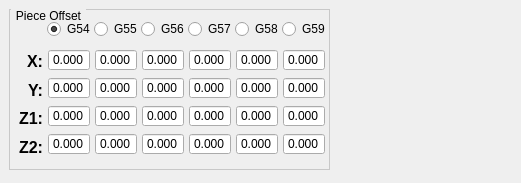
  <widget class="QWidget" name="PIECE_FRAME" native="true">
   <property name="geometry">
    <rect>
     <x>9</x>
     <y>179</y>
     <width>521</width>
     <height>183</height>
    </rect>
   </property>
   <widget class="QGroupBox" name="groupBox_2">
    <property name="geometry">
     <rect>
      <x>9</x>
      <y>9</y>
      <width>321</width>
      <height>161</height>
     </rect>
    </property>
    <property name="styleSheet">
     <string notr="true">QGroupBox {
	border-width:1px;
	border-style:solid;
	border-color: rgb(200, 200, 200);
	margin-top:3ex
}

QGroupBox::title {
	subcontrol-origin: margin;
	subcontrol-position:top left;
	left:2px;
	margin-left: 0px;
	padding:0 3px;
}</string>
    </property>
    <property name="title">
     <string>Piece Offset</string>
    </property>
    <layout class="QGridLayout" name="gridLayout">
     <property name="sizeConstraint">
      <enum>QLayout::SetDefaultConstraint</enum>
     </property>
     <property name="leftMargin">
      <number>5</number>
     </property>
     <property name="rightMargin">
      <number>2</number>
     </property>
     <property name="bottomMargin">
      <number>2</number>
     </property>
     <property name="spacing">
      <number>2</number>
     </property>
     <item row="0" column="0">
      <widget class="QLabel" name="label_3">
       <property name="text">
        <string/>
       </property>
      </widget>
     </item>
     <item row="1" column="3">
      <widget class="QWidget" name="group56" native="true">
       <layout class="QVBoxLayout" name="verticalLayout_8">
        <property name="spacing">
         <number>0</number>
        </property>
        <property name="leftMargin">
         <number>1</number>
        </property>
        <property name="topMargin">
         <number>2</number>
        </property>
        <property name="rightMargin">
         <number>2</number>
        </property>
        <property name="bottomMargin">
         <number>2</number>
        </property>
        <item>
         <widget class="QDoubleSpinBox" name="g56_x">
          <property name="wrapping">
           <bool>false</bool>
          </property>
          <property name="buttonSymbols">
           <enum>QAbstractSpinBox::NoButtons</enum>
          </property>
          <property name="accelerated">
           <bool>false</bool>
          </property>
          <property name="decimals">
           <number>3</number>
          </property>
          <property name="minimum">
           <double>-10000.000000000000000</double>
          </property>
          <property name="maximum">
           <double>10000.000000000000000</double>
          </property>
         </widget>
        </item>
        <item>
         <widget class="QDoubleSpinBox" name="g56_y">
          <property name="buttonSymbols">
           <enum>QAbstractSpinBox::NoButtons</enum>
          </property>
          <property name="decimals">
           <number>3</number>
          </property>
          <property name="minimum">
           <double>-10000.000000000000000</double>
          </property>
          <property name="maximum">
           <double>10000.000000000000000</double>
          </property>
         </widget>
        </item>
        <item>
         <widget class="QDoubleSpinBox" name="g56_z">
          <property name="buttonSymbols">
           <enum>QAbstractSpinBox::NoButtons</enum>
          </property>
          <property name="decimals">
           <number>3</number>
          </property>
          <property name="minimum">
           <double>-10000.000000000000000</double>
          </property>
          <property name="maximum">
           <double>10000.000000000000000</double>
          </property>
         </widget>
        </item>
        <item>
         <widget class="QDoubleSpinBox" name="g56_a">
          <property name="buttonSymbols">
           <enum>QAbstractSpinBox::NoButtons</enum>
          </property>
          <property name="decimals">
           <number>3</number>
          </property>
          <property name="minimum">
           <double>-10000.000000000000000</double>
          </property>
          <property name="maximum">
           <double>10000.000000000000000</double>
          </property>
         </widget>
        </item>
       </layout>
      </widget>
     </item>
     <item row="1" column="0">
      <widget class="QWidget" name="widget_15" native="true">
       <property name="maximumSize">
        <size>
         <width>40</width>
         <height>16777215</height>
        </size>
       </property>
       <layout class="QVBoxLayout" name="verticalLayout_12">
        <property name="leftMargin">
         <number>4</number>
        </property>
        <property name="rightMargin">
         <number>2</number>
        </property>
        <item>
         <widget class="QLabel" name="label_6">
          <property name="maximumSize">
           <size>
            <width>32</width>
            <height>16777215</height>
           </size>
          </property>
          <property name="font">
           <font>
            <pointsize>12</pointsize>
            <weight>75</weight>
            <bold>true</bold>
           </font>
          </property>
          <property name="text">
           <string>X:</string>
          </property>
          <property name="alignment">
           <set>Qt::AlignRight|Qt::AlignTrailing|Qt::AlignVCenter</set>
          </property>
         </widget>
        </item>
        <item>
         <widget class="QLabel" name="label_8">
          <property name="maximumSize">
           <size>
            <width>32</width>
            <height>16777215</height>
           </size>
          </property>
          <property name="font">
           <font>
            <pointsize>12</pointsize>
            <weight>75</weight>
            <bold>true</bold>
           </font>
          </property>
          <property name="text">
           <string>Y:</string>
          </property>
          <property name="alignment">
           <set>Qt::AlignRight|Qt::AlignTrailing|Qt::AlignVCenter</set>
          </property>
         </widget>
        </item>
        <item>
         <widget class="QLabel" name="label_o_z1">
          <property name="maximumSize">
           <size>
            <width>32</width>
            <height>16777215</height>
           </size>
          </property>
          <property name="font">
           <font>
            <pointsize>12</pointsize>
            <weight>75</weight>
            <bold>true</bold>
           </font>
          </property>
          <property name="text">
           <string>Z1:</string>
          </property>
          <property name="alignment">
           <set>Qt::AlignRight|Qt::AlignTrailing|Qt::AlignVCenter</set>
          </property>
         </widget>
        </item>
        <item>
         <widget class="QLabel" name="label_o_z2">
          <property name="maximumSize">
           <size>
            <width>32</width>
            <height>16777215</height>
           </size>
          </property>
          <property name="font">
           <font>
            <pointsize>12</pointsize>
            <weight>75</weight>
            <bold>true</bold>
           </font>
          </property>
          <property name="text">
           <string>Z2:</string>
          </property>
          <property name="alignment">
           <set>Qt::AlignRight|Qt::AlignTrailing|Qt::AlignVCenter</set>
          </property>
         </widget>
        </item>
       </layout>
      </widget>
     </item>
     <item row="0" column="6">
      <widget class="QRadioButton" name="set_g59">
       <property name="text">
        <string>G59</string>
       </property>
      </widget>
     </item>
     <item row="1" column="5">
      <widget class="QWidget" name="group58" native="true">
       <layout class="QVBoxLayout" name="verticalLayout_10">
        <property name="spacing">
         <number>0</number>
        </property>
        <property name="leftMargin">
         <number>1</number>
        </property>
        <property name="topMargin">
         <number>2</number>
        </property>
        <property name="rightMargin">
         <number>2</number>
        </property>
        <property name="bottomMargin">
         <number>2</number>
        </property>
        <item>
         <widget class="QDoubleSpinBox" name="g58_x">
          <property name="wrapping">
           <bool>false</bool>
          </property>
          <property name="buttonSymbols">
           <enum>QAbstractSpinBox::NoButtons</enum>
          </property>
          <property name="accelerated">
           <bool>false</bool>
          </property>
          <property name="decimals">
           <number>3</number>
          </property>
          <property name="minimum">
           <double>-10000.000000000000000</double>
          </property>
          <property name="maximum">
           <double>10000.000000000000000</double>
          </property>
         </widget>
        </item>
        <item>
         <widget class="QDoubleSpinBox" name="g58_y">
          <property name="buttonSymbols">
           <enum>QAbstractSpinBox::NoButtons</enum>
          </property>
          <property name="decimals">
           <number>3</number>
          </property>
          <property name="minimum">
           <double>-10000.000000000000000</double>
          </property>
          <property name="maximum">
           <double>10000.000000000000000</double>
          </property>
         </widget>
        </item>
        <item>
         <widget class="QDoubleSpinBox" name="g58_z">
          <property name="buttonSymbols">
           <enum>QAbstractSpinBox::NoButtons</enum>
          </property>
          <property name="decimals">
           <number>3</number>
          </property>
          <property name="minimum">
           <double>-10000.000000000000000</double>
          </property>
          <property name="maximum">
           <double>10000.000000000000000</double>
          </property>
         </widget>
        </item>
        <item>
         <widget class="QDoubleSpinBox" name="g58_a">
          <property name="buttonSymbols">
           <enum>QAbstractSpinBox::NoButtons</enum>
          </property>
          <property name="decimals">
           <number>3</number>
          </property>
          <property name="minimum">
           <double>-10000.000000000000000</double>
          </property>
          <property name="maximum">
           <double>10000.000000000000000</double>
          </property>
         </widget>
        </item>
       </layout>
      </widget>
     </item>
     <item row="1" column="2">
      <widget class="QWidget" name="group55" native="true">
       <layout class="QVBoxLayout" name="verticalLayout_7">
        <property name="spacing">
         <number>0</number>
        </property>
        <property name="leftMargin">
         <number>1</number>
        </property>
        <property name="topMargin">
         <number>2</number>
        </property>
        <property name="rightMargin">
         <number>2</number>
        </property>
        <property name="bottomMargin">
         <number>2</number>
        </property>
        <item>
         <widget class="QDoubleSpinBox" name="g55_x">
          <property name="wrapping">
           <bool>false</bool>
          </property>
          <property name="buttonSymbols">
           <enum>QAbstractSpinBox::NoButtons</enum>
          </property>
          <property name="accelerated">
           <bool>false</bool>
          </property>
          <property name="decimals">
           <number>3</number>
          </property>
          <property name="minimum">
           <double>-10000.000000000000000</double>
          </property>
          <property name="maximum">
           <double>10000.000000000000000</double>
          </property>
         </widget>
        </item>
        <item>
         <widget class="QDoubleSpinBox" name="g55_y">
          <property name="buttonSymbols">
           <enum>QAbstractSpinBox::NoButtons</enum>
          </property>
          <property name="decimals">
           <number>3</number>
          </property>
          <property name="minimum">
           <double>-10000.000000000000000</double>
          </property>
          <property name="maximum">
           <double>10000.000000000000000</double>
          </property>
         </widget>
        </item>
        <item>
         <widget class="QDoubleSpinBox" name="g55_z">
          <property name="buttonSymbols">
           <enum>QAbstractSpinBox::NoButtons</enum>
          </property>
          <property name="decimals">
           <number>3</number>
          </property>
          <property name="minimum">
           <double>-10000.000000000000000</double>
          </property>
          <property name="maximum">
           <double>10000.000000000000000</double>
          </property>
         </widget>
        </item>
        <item>
         <widget class="QDoubleSpinBox" name="g55_a">
          <property name="buttonSymbols">
           <enum>QAbstractSpinBox::NoButtons</enum>
          </property>
          <property name="decimals">
           <number>3</number>
          </property>
          <property name="minimum">
           <double>-10000.000000000000000</double>
          </property>
          <property name="maximum">
           <double>10000.000000000000000</double>
          </property>
         </widget>
        </item>
       </layout>
      </widget>
     </item>
     <item row="1" column="1">
      <widget class="QWidget" name="group54" native="true">
       <property name="styleSheet">
        <string notr="true"/>
       </property>
       <layout class="QVBoxLayout" name="verticalLayout_6">
        <property name="spacing">
         <number>0</number>
        </property>
        <property name="leftMargin">
         <number>1</number>
        </property>
        <property name="topMargin">
         <number>2</number>
        </property>
        <property name="rightMargin">
         <number>2</number>
        </property>
        <property name="bottomMargin">
         <number>2</number>
        </property>
        <item>
         <widget class="QDoubleSpinBox" name="g54_x">
          <property name="wrapping">
           <bool>false</bool>
          </property>
          <property name="buttonSymbols">
           <enum>QAbstractSpinBox::NoButtons</enum>
          </property>
          <property name="accelerated">
           <bool>false</bool>
          </property>
          <property name="decimals">
           <number>3</number>
          </property>
          <property name="minimum">
           <double>-10000.000000000000000</double>
          </property>
          <property name="maximum">
           <double>10000.000000000000000</double>
          </property>
          <property name="singleStep">
           <double>0.000000000000000</double>
          </property>
         </widget>
        </item>
        <item>
         <widget class="QDoubleSpinBox" name="g54_y">
          <property name="buttonSymbols">
           <enum>QAbstractSpinBox::NoButtons</enum>
          </property>
          <property name="decimals">
           <number>3</number>
          </property>
          <property name="minimum">
           <double>-10000.000000000000000</double>
          </property>
          <property name="maximum">
           <double>10000.000000000000000</double>
          </property>
         </widget>
        </item>
        <item>
         <widget class="QDoubleSpinBox" name="g54_z">
          <property name="buttonSymbols">
           <enum>QAbstractSpinBox::NoButtons</enum>
          </property>
          <property name="decimals">
           <number>3</number>
          </property>
          <property name="minimum">
           <double>-10000.000000000000000</double>
          </property>
          <property name="maximum">
           <double>10000.000000000000000</double>
          </property>
         </widget>
        </item>
        <item>
         <widget class="QDoubleSpinBox" name="g54_a">
          <property name="enabled">
           <bool>true</bool>
          </property>
          <property name="buttonSymbols">
           <enum>QAbstractSpinBox::NoButtons</enum>
          </property>
          <property name="decimals">
           <number>3</number>
          </property>
          <property name="minimum">
           <double>-10000.000000000000000</double>
          </property>
          <property name="maximum">
           <double>10000.000000000000000</double>
          </property>
          <property name="singleStep">
           <double>0.000000000000000</double>
          </property>
         </widget>
        </item>
       </layout>
      </widget>
     </item>
     <item row="1" column="4">
      <widget class="QWidget" name="group57" native="true">
       <layout class="QVBoxLayout" name="verticalLayout_9">
        <property name="spacing">
         <number>0</number>
        </property>
        <property name="leftMargin">
         <number>1</number>
        </property>
        <property name="topMargin">
         <number>2</number>
        </property>
        <property name="rightMargin">
         <number>2</number>
        </property>
        <property name="bottomMargin">
         <number>2</number>
        </property>
        <item>
         <widget class="QDoubleSpinBox" name="g57_x">
          <property name="wrapping">
           <bool>false</bool>
          </property>
          <property name="buttonSymbols">
           <enum>QAbstractSpinBox::NoButtons</enum>
          </property>
          <property name="accelerated">
           <bool>false</bool>
          </property>
          <property name="decimals">
           <number>3</number>
          </property>
          <property name="minimum">
           <double>-10000.000000000000000</double>
          </property>
          <property name="maximum">
           <double>10000.000000000000000</double>
          </property>
         </widget>
        </item>
        <item>
         <widget class="QDoubleSpinBox" name="g57_y">
          <property name="buttonSymbols">
           <enum>QAbstractSpinBox::NoButtons</enum>
          </property>
          <property name="decimals">
           <number>3</number>
          </property>
          <property name="minimum">
           <double>-10000.000000000000000</double>
          </property>
          <property name="maximum">
           <double>10000.000000000000000</double>
          </property>
         </widget>
        </item>
        <item>
         <widget class="QDoubleSpinBox" name="g57_z">
          <property name="buttonSymbols">
           <enum>QAbstractSpinBox::NoButtons</enum>
          </property>
          <property name="decimals">
           <number>3</number>
          </property>
          <property name="minimum">
           <double>-10000.000000000000000</double>
          </property>
          <property name="maximum">
           <double>10000.000000000000000</double>
          </property>
         </widget>
        </item>
        <item>
         <widget class="QDoubleSpinBox" name="g57_a">
          <property name="buttonSymbols">
           <enum>QAbstractSpinBox::NoButtons</enum>
          </property>
          <property name="decimals">
           <number>3</number>
          </property>
          <property name="minimum">
           <double>-10000.000000000000000</double>
          </property>
          <property name="maximum">
           <double>10000.000000000000000</double>
          </property>
         </widget>
        </item>
       </layout>
      </widget>
     </item>
     <item row="1" column="6">
      <widget class="QWidget" name="group59" native="true">
       <layout class="QVBoxLayout" name="verticalLayout_11">
        <property name="spacing">
         <number>0</number>
        </property>
        <property name="leftMargin">
         <number>1</number>
        </property>
        <property name="topMargin">
         <number>2</number>
        </property>
        <property name="rightMargin">
         <number>2</number>
        </property>
        <property name="bottomMargin">
         <number>2</number>
        </property>
        <item>
         <widget class="QDoubleSpinBox" name="g59_x">
          <property name="wrapping">
           <bool>false</bool>
          </property>
          <property name="buttonSymbols">
           <enum>QAbstractSpinBox::NoButtons</enum>
          </property>
          <property name="accelerated">
           <bool>false</bool>
          </property>
          <property name="decimals">
           <number>3</number>
          </property>
          <property name="minimum">
           <double>-10000.000000000000000</double>
          </property>
          <property name="maximum">
           <double>10000.000000000000000</double>
          </property>
         </widget>
        </item>
        <item>
         <widget class="QDoubleSpinBox" name="g59_y">
          <property name="buttonSymbols">
           <enum>QAbstractSpinBox::NoButtons</enum>
          </property>
          <property name="decimals">
           <number>3</number>
          </property>
          <property name="minimum">
           <double>-10000.000000000000000</double>
          </property>
          <property name="maximum">
           <double>10000.000000000000000</double>
          </property>
         </widget>
        </item>
        <item>
         <widget class="QDoubleSpinBox" name="g59_z">
          <property name="buttonSymbols">
           <enum>QAbstractSpinBox::NoButtons</enum>
          </property>
          <property name="decimals">
           <number>3</number>
          </property>
          <property name="minimum">
           <double>-10000.000000000000000</double>
          </property>
          <property name="maximum">
           <double>10000.000000000000000</double>
          </property>
         </widget>
        </item>
        <item>
         <widget class="QDoubleSpinBox" name="g59_a">
          <property name="buttonSymbols">
           <enum>QAbstractSpinBox::NoButtons</enum>
          </property>
          <property name="decimals">
           <number>3</number>
          </property>
          <property name="minimum">
           <double>-10000.000000000000000</double>
          </property>
          <property name="maximum">
           <double>10000.000000000000000</double>
          </property>
         </widget>
        </item>
       </layout>
      </widget>
     </item>
     <item row="0" column="1">
      <widget class="QRadioButton" name="set_g54">
       <property name="text">
        <string>G54</string>
       </property>
       <property name="checked">
        <bool>true</bool>
       </property>
      </widget>
     </item>
     <item row="0" column="2">
      <widget class="QRadioButton" name="set_g55">
       <property name="text">
        <string>G55</string>
       </property>
      </widget>
     </item>
     <item row="0" column="3">
      <widget class="QRadioButton" name="set_g56">
       <property name="text">
        <string>G56</string>
       </property>
      </widget>
     </item>
     <item row="0" column="4">
      <widget class="QRadioButton" name="set_g57">
       <property name="text">
        <string>G57</string>
       </property>
      </widget>
     </item>
     <item row="0" column="5">
      <widget class="QRadioButton" name="set_g58">
       <property name="text">
        <string>G58</string>
       </property>
      </widget>
     </item>
    </layout>
   </widget>
  </widget>
